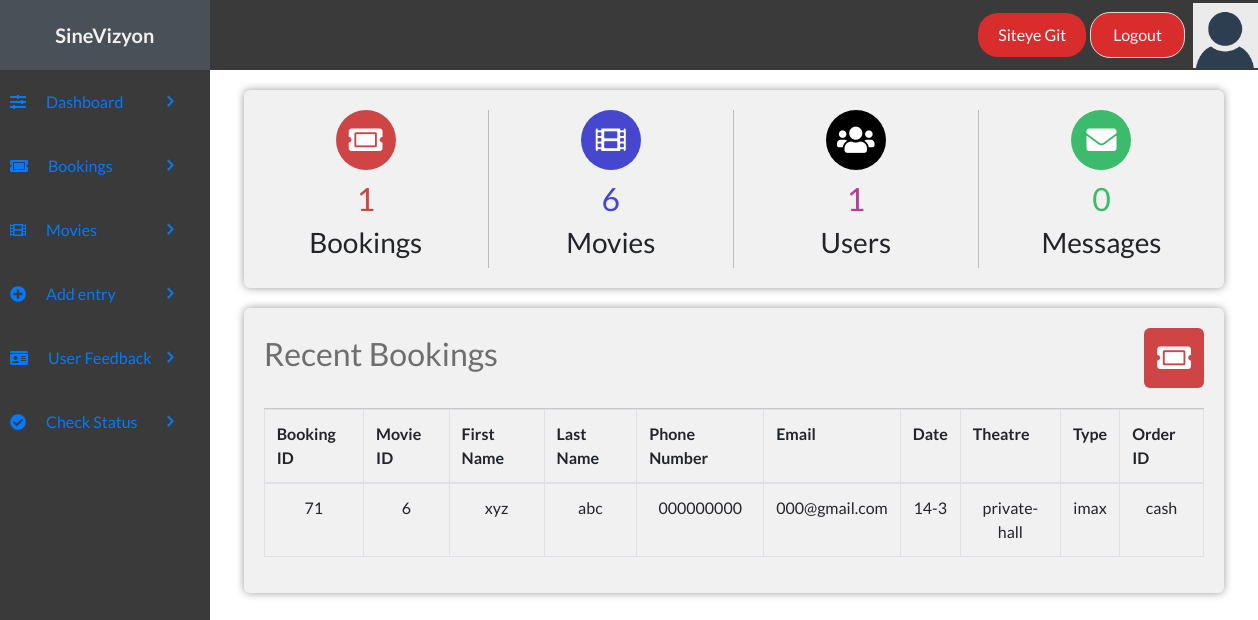
The page /admin/admin.php (signed in) on the database as committed earlier.
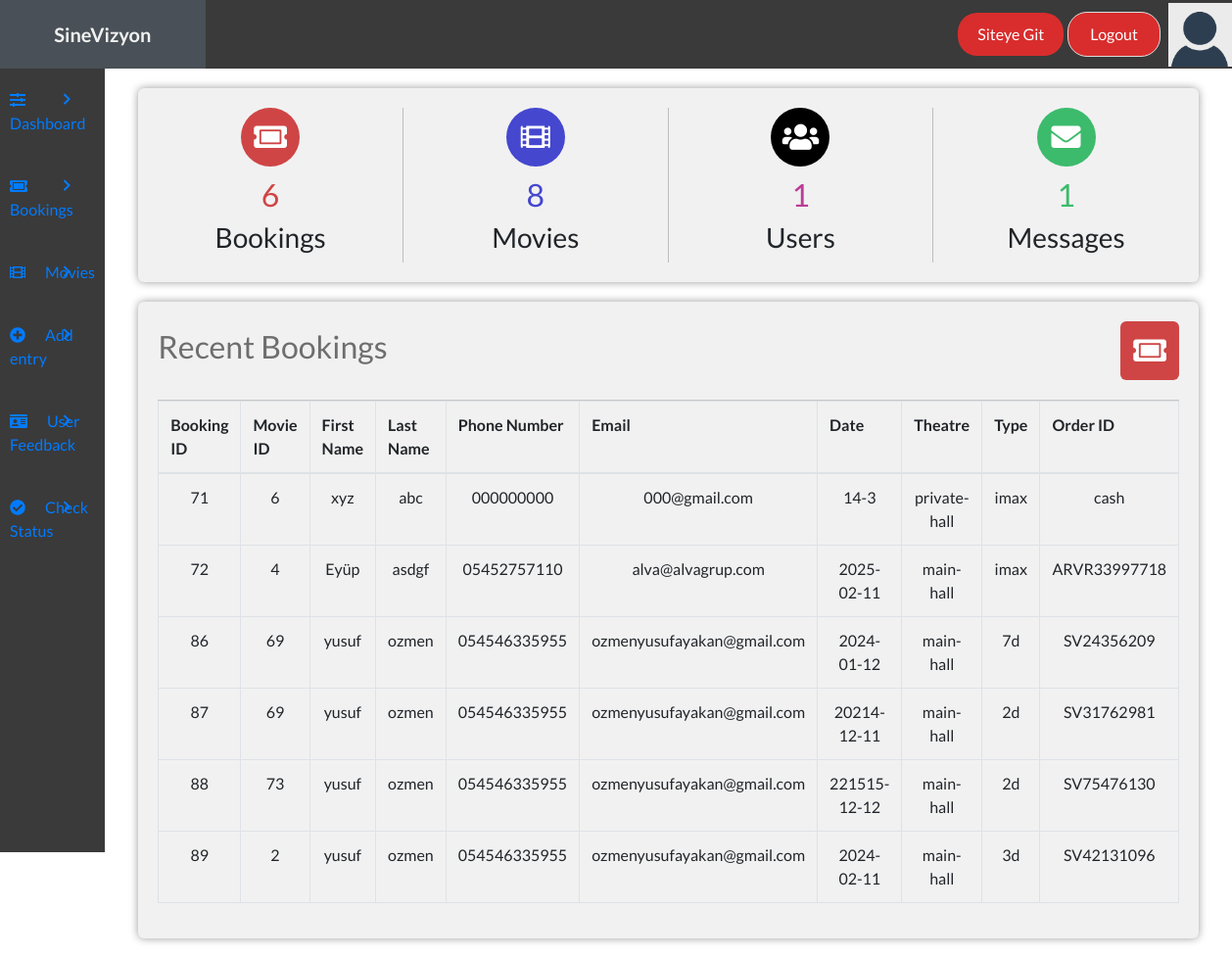
The same page on the database as committed later.
### tables this page shows
CREATE TABLE `bookingtable` (
  `bookingID` int(11) NOT NULL,
  `movieID` int(11) DEFAULT NULL,
  `bookingTheatre` varchar(100) NOT NULL,
  `bookingType` varchar(100) DEFAULT NULL,
  `bookingDate` varchar(50) NOT NULL,
  `bookingTime` varchar(50) NOT NULL,
  `bookingFName` varchar(100) NOT NULL,
  `bookingLName` varchar(100) DEFAULT NULL,
  `bookingPNumber` varchar(12) NOT NULL,
  `bookingEmail` varchar(255) NOT NULL,
  `amount` varchar(255) NOT NULL,
  `ORDERID` varchar(255) NOT NULL,
  `DATE-TIME` datetime NOT NULL DEFAULT current_timestamp()
);

### admin/admin.php (the view, shortened to what the changed rows need)
<?php
include "config.php";
?>
<!DOCTYPE html>
<html lang="en">
<head>
    <link rel="stylesheet" href="../style/styles.css">
    <link rel="stylesheet" href="https://use.fontawesome.com/releases/v5.7.2/css/all.css">
    <link rel="stylesheet" href="https://maxcdn.bootstrapcdn.com/bootstrap/4.0.0/css/bootstrap.min.css">
    <link rel="stylesheet" href="https://cdn.datatables.net/1.10.22/css/dataTables.bootstrap4.min.css">
    <link rel="stylesheet" href="https://maxcdn.bootstrapcdn.com/bootstrap/4.0.0/css/bootstrap.min.css">
</head>
<body>
    <?php
    $sql = "SELECT * FROM bookingtable";
    $bookingsNo = mysqli_num_rows(mysqli_query($con, $sql));
    $messagesNo = mysqli_num_rows(mysqli_query($con, "SELECT * FROM feedbacktable"));
    $moviesNo = mysqli_num_rows(mysqli_query($con, "SELECT * FROM movietable"));
    $userNo = mysqli_num_rows(mysqli_query($con, "SELECT * FROM users"));
    ?>
    <div class="admin-container">
        <div class="admin-section admin-section2">
            <div class="admin-section-column">
                <div class="admin-section-panel admin-section-stats">
                    <div class="admin-section-stats-panel">
                        <i class="fa fa-ticket-alt" style="background-color: #cf4545"></i>
                        <h2 style="color: #cf4545"><?php echo $bookingsNo ?></h2>
                        <h3>Bookings</h3>
                    </div>
                    <div class="admin-section-stats-panel">
                        <i class="fas fa-film" style="background-color: #4547cf"></i>
                        <h2 style="color: #4547cf"><?php echo $moviesNo ?></h2>
                        <h3>Movies</h3>
                    </div>
                    <div class="admin-section-stats-panel">
                        <h2 style="color: #bb3c95"><?php echo $userNo ?></h2>
                    </div>
                    <div class="admin-section-stats-panel" style="border: none">
                        <i class="fas fa-envelope" style="background-color: #3cbb6c"></i>
                        <h2 style="color: #3cbb6c"><?php echo $messagesNo ?></h2>
                        <h3>Messages</h3>
                    </div>
                </div>
                <div class="admin-section-panel admin-section-panel1">
                    <div class="admin-panel-section-header">
                        <h2>Recent Bookings</h2>
                    </div>
                    <div class="admin-panel-section-content">
                        <table class="table table-bordered" id="dataTable" width="100%" cellspacing="0">
                            <tr>
                                <th>Booking ID</th>
                                <th>Movie ID</th>
                                <th>First Name</th>
                                <th>Last Name</th>
                                <th>Phone Number</th>
                                <th>Email</th>
                                <th>Date</th>
                                <th>Theatre</th>
                                <th>Type</th>
                                <th>Order ID</th>
                            </tr>
                            <tbody>
                                <?php
                                $select = "SELECT * FROM `bookingtable`";
                                $run = mysqli_query($con, $select);
                                while ($row = mysqli_fetch_array($run)) {
                                    $bookingid = $row['bookingID'];
                                    $movieID = $row['movieID'];
                                    $bookingFName = $row['bookingFName'];
                                    $bookingLName = $row['bookingLName'];
                                    $mobile = $row['bookingPNumber'];
                                    $email = $row['bookingEmail'];
                                    $date = $row['bookingDate'];
                                    $theatre = $row['bookingTheatre'];
                                    $type = $row['bookingType'];
                                    $ORDERID = $row['ORDERID'];
                                ?>
                                    <tr align="center">
                                        <td><?php echo $bookingid; ?></td>
                                        <td><?php echo $movieID; ?></td>
                                        <td><?php echo $bookingFName; ?></td>
                                        <td><?php echo $bookingLName; ?></td>
                                        <td><?php echo $mobile; ?></td>
                                        <td><?php echo $email; ?></td>
                                        <td><?php echo $date; ?></td>
                                        <td><?php echo $theatre; ?></td>
                                        <td><?php echo $type; ?></td>
                                        <td><?php echo $ORDERID; ?></td>
                                    </tr>
                                <?php }
                                ?>
                            </tbody>
                        </table>
                    </div>
                </div>
            </div>
        </div>
    </div>
</body>
</html>

Rows that differ between the two databases and show on the page:
added bookingtable: bookingID "72", movieID "4", bookingFName "Eyüp", bookingLName "asdgf", bookingPNumber "05452757110", bookingEmail "alva@alvagrup.com", bookingDate "2025-02-11", bookingTheatre "main-hall", bookingType "imax", ORDERID "ARVR33997718"
added bookingtable: bookingID "86", movieID "69", bookingFName "yusuf", bookingLName "ozmen", bookingPNumber "054546335955", bookingEmail "ozmenyusufayakan@gmail.com", bookingDate "2024-01-12", bookingTheatre "main-hall", bookingType "7d", ORDERID "SV24356209"
added bookingtable: bookingID "87", movieID "69", bookingFName "yusuf", bookingLName "ozmen", bookingPNumber "054546335955", bookingEmail "ozmenyusufayakan@gmail.com", bookingDate "20214-12-11", bookingTheatre "main-hall", bookingType "2d", ORDERID "SV31762981"
added bookingtable: bookingID "88", movieID "73", bookingFName "yusuf", bookingLName "ozmen", bookingPNumber "054546335955", bookingEmail "ozmenyusufayakan@gmail.com", bookingDate "221515-12-12", bookingTheatre "main-hall", bookingType "2d", ORDERID "SV75476130"
added bookingtable: bookingID "89", movieID "2", bookingFName "yusuf", bookingLName "ozmen", bookingPNumber "054546335955", bookingEmail "ozmenyusufayakan@gmail.com", bookingDate "2024-02-11", bookingTheatre "main-hall", bookingType "3d", ORDERID "SV42131096"
Other text that changed with them:
$bookingsNo: "1" → "6"
$moviesNo: "6" → "8"
$messagesNo: "0" → "1"
